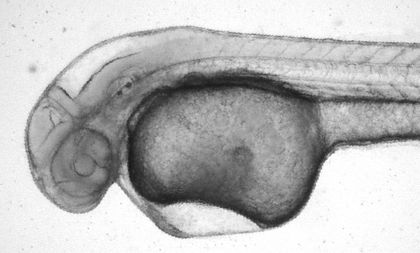
%> input picture Lab4/FishImageFiles/fish-vis.tif, 420 x 253 px, shrunk from 549 x 331 before the run
$ octave lab4.m   (GNU Octave 9; MATLAB toolbox functions it lacks are replaced by stand-ins)
%> lines starting %> are read from the running program, lines starting %| are printed output that depends on the picture
clear all;
close all;
%%
% *Q1*

fig = figure; % creates a new Figure window; return handler

vis = imread("FishImageFiles/fish-vis.tif");
%> vis is the input picture: size 253x420 uint8; min 22, max 255, mean 186
imshow(vis);
cfp0 = imread("FishImageFiles/fish-cfp-1.tif");
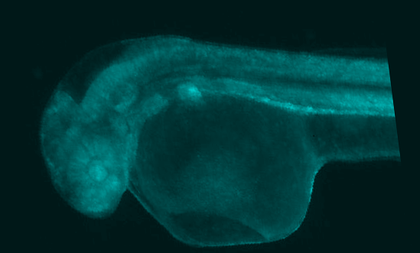
%> input picture Lab4/FishImageFiles/fish-cfp-1.tif, 420 x 253 px, shrunk from 549 x 331 before the run
%> cfp0 is the input picture: size 253x420x3 uint8; mean R, G, B 0, 51.8, 51.8
cfp1 = rgb2gray(cfp0);
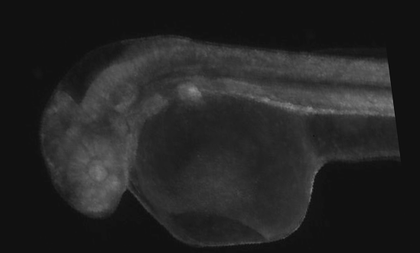
%> cfp1: size 253x420 uint8; min 8, max 140, mean 36.4
imshow(cfp1);
%%
num_of_cp = 6
% control points
%> (the run ends here)
